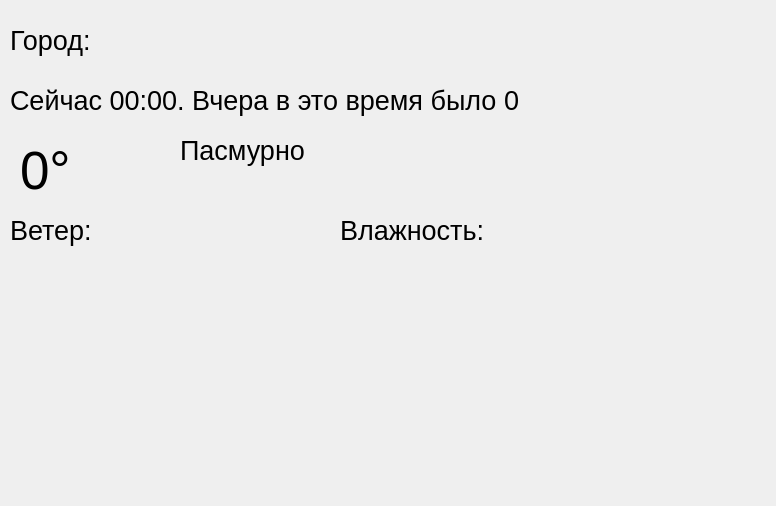
<?xml version="1.0" encoding="UTF-8"?>
<ui version="4.0">
 <class>Form</class>
 <widget class="QWidget" name="Form">
  <property name="geometry">
   <rect>
    <x>0</x>
    <y>0</y>
    <width>776</width>
    <height>506</height>
   </rect>
  </property>
  <property name="windowTitle">
   <string>Form</string>
  </property>
  <widget class="QLabel" name="label">
   <property name="geometry">
    <rect>
     <x>10</x>
     <y>80</y>
     <width>761</width>
     <height>41</height>
    </rect>
   </property>
   <property name="font">
    <font>
     <pointsize>20</pointsize>
    </font>
   </property>
   <property name="text">
    <string>Сейчас 00:00. Вчера в это время было 0</string>
   </property>
  </widget>
  <widget class="QLabel" name="label_2">
   <property name="geometry">
    <rect>
     <x>10</x>
     <y>20</y>
     <width>361</width>
     <height>41</height>
    </rect>
   </property>
   <property name="font">
    <font>
     <pointsize>20</pointsize>
    </font>
   </property>
   <property name="text">
    <string>Город:</string>
   </property>
  </widget>
  <widget class="QLabel" name="label_3">
   <property name="geometry">
    <rect>
     <x>20</x>
     <y>140</y>
     <width>151</width>
     <height>61</height>
    </rect>
   </property>
   <property name="font">
    <font>
     <pointsize>40</pointsize>
    </font>
   </property>
   <property name="text">
    <string>0°</string>
   </property>
  </widget>
  <widget class="QLabel" name="label_4">
   <property name="geometry">
    <rect>
     <x>180</x>
     <y>130</y>
     <width>221</width>
     <height>41</height>
    </rect>
   </property>
   <property name="font">
    <font>
     <pointsize>20</pointsize>
    </font>
   </property>
   <property name="text">
    <string>Пасмурно</string>
   </property>
  </widget>
  <widget class="QLabel" name="label_5">
   <property name="geometry">
    <rect>
     <x>10</x>
     <y>210</y>
     <width>301</width>
     <height>41</height>
    </rect>
   </property>
   <property name="font">
    <font>
     <pointsize>20</pointsize>
    </font>
   </property>
   <property name="text">
    <string>Ветер:</string>
   </property>
  </widget>
  <widget class="QLabel" name="label_6">
   <property name="geometry">
    <rect>
     <x>340</x>
     <y>210</y>
     <width>351</width>
     <height>41</height>
    </rect>
   </property>
   <property name="font">
    <font>
     <pointsize>20</pointsize>
    </font>
   </property>
   <property name="text">
    <string>Влажность:</string>
   </property>
  </widget>
  <widget class="QLabel" name="back">
   <property name="geometry">
    <rect>
     <x>0</x>
     <y>0</y>
     <width>831</width>
     <height>531</height>
    </rect>
   </property>
   <property name="styleSheet">
    <string notr="true"/>
   </property>
   <property name="text">
    <string/>
   </property>
   <property name="pixmap">
    <pixmap resource="resourced.qrc">:/image/resourced/image/background.jpg</pixmap>
   </property>
   <property name="scaledContents">
    <bool>true</bool>
   </property>
  </widget>
  <zorder>back</zorder>
  <zorder>label</zorder>
  <zorder>label_2</zorder>
  <zorder>label_3</zorder>
  <zorder>label_4</zorder>
  <zorder>label_5</zorder>
  <zorder>label_6</zorder>
 </widget>
 <resources>
  <include location="resourced.qrc"/>
 </resources>
 <connections/>
</ui>
